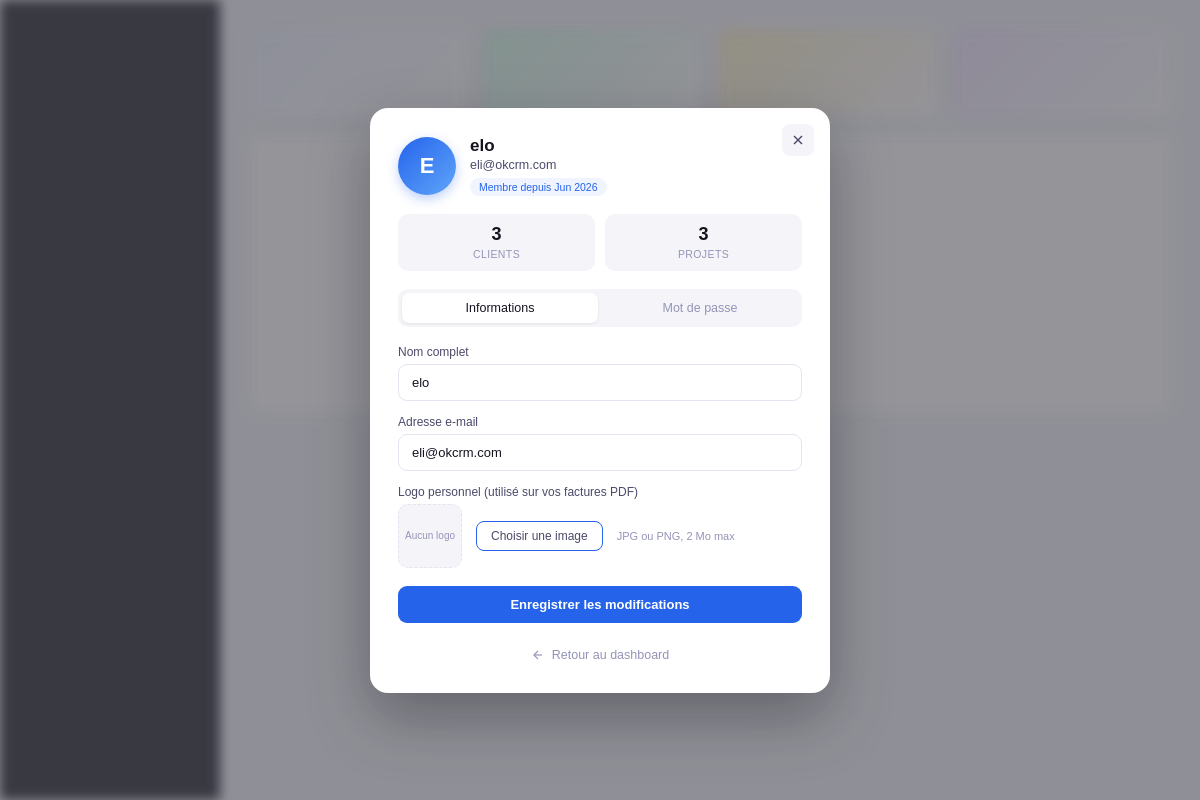
/CRM/profil.php (signed in), run on the app's committed database.
### tables this page shows
CREATE TABLE IF NOT EXISTS `user_` (
  `Uid` int NOT NULL AUTO_INCREMENT,
  `nom` varchar(100) NOT NULL,
  `email` varchar(150) NOT NULL,
  `Mot_de_passe` varchar(255) NOT NULL,
  `created_at` timestamp NULL DEFAULT CURRENT_TIMESTAMP,
  `logo_path` varchar(255) DEFAULT NULL,
  PRIMARY KEY (`Uid`),
  UNIQUE KEY `email` (`email`)
);

### CRM/profil.php (the view, shortened to what this page needs)
<?php
require 'Config/db.php';
$uid = $_SESSION['user']['Uid'];
$stmt = $conn->prepare("SELECT nom, email, created_at FROM user_ WHERE Uid=?");
$stmt->bind_param("i", $uid);
$stmt->execute();
$user = $stmt->get_result()->fetch_assoc();
$initiale = strtoupper(substr($user['nom'], 0, 1));
$nb_clients = $conn->query("SELECT COUNT(*) c FROM client WHERE Uid=$uid")->fetch_assoc()['c'] ?? 0;
$nb_projets = $conn->query("SELECT COUNT(*) c FROM projet WHERE Uid=$uid")->fetch_assoc()['c'] ?? 0;
    $logoUser = $conn->prepare("SELECT logo_path FROM user_ WHERE Uid=?");
    $logoUser->bind_param("i", $uid);
    $logoUser->execute();
    $emetteur_logo = $logoUser->get_result()->fetch_assoc()['logo_path'] ?? null;
?>
<!DOCTYPE html>
<html lang="fr">
<head>
    <link rel="stylesheet" href="<?= BASE_URL ?>CSS/style.css">
    <link rel="stylesheet" href="<?= BASE_URL ?>CSS/profil.css">
</head>
<body class="profil-page">
<div class="bg-ghost">
    <div class="bg-ghost-sidebar"></div>
    <div class="bg-ghost-content">
        <div class="bg-ghost-card c1"></div>
        <div class="bg-ghost-card c2"></div>
        <div class="bg-ghost-card c3"></div>
        <div class="bg-ghost-card c4"></div>
    </div>
</div>
<div class="profil-modal-overlay">
    <div class="profil-modal">
        <button class="modal-close-x" onclick="location.href='dashboard.php'" title="Fermer">
            <svg viewBox="0 0 24 24" fill="none" stroke="currentColor" stroke-width="2">
                <line x1="18" y1="6" x2="6" y2="18"/><line x1="6" y1="6" x2="18" y2="18"/>
            </svg>
        </button>
        <div class="profil-modal-head">
            <div class="avatar-circle"><?= htmlspecialchars($initiale) ?></div>
            <div>
                <h2><?= htmlspecialchars($user['nom']) ?></h2>
                <p><?= htmlspecialchars($user['email']) ?></p>
                <span class="since-badge">Membre depuis <?= date('M Y', strtotime($user['created_at'])) ?></span>
            </div>
        </div>
        <div class="profil-mini-stats">
            <div class="mini-stat"><strong><?= $nb_clients ?></strong><span>Clients</span></div>
            <div class="mini-stat"><strong><?= $nb_projets ?></strong><span>Projets</span></div>
        </div>
        <div class="profil-tabs">
            <button class="tab-btn active" data-tab="infos">Informations</button>
            <button class="tab-btn" data-tab="password">Mot de passe</button>
        </div>
        <div class="tab-panel active" id="tab-infos">
            <form id="form-infos" autocomplete="off">
                <div class="form-group">
                    <label for="p-nom">Nom complet</label>
                    <input type="text" id="p-nom" value="<?= htmlspecialchars($user['nom']) ?>" required>
                </div>
                <div class="form-group">
                    <label for="p-email">Adresse e-mail</label>
                    <input type="email" id="p-email" value="<?= htmlspecialchars($user['email']) ?>" required>
                </div>
                    <div class="form-group">
        <label>Logo personnel (utilisé sur vos factures PDF)</label>
        <div class="logo-upload-zone">
            <div class="logo-preview" id="logo-preview">
                <?php if (!empty($emetteur_logo)): ?>
                    <img src="<?= htmlspecialchars($emetteur_logo) ?>" alt="Logo">
                <?php else: ?>
                    <span>Aucun logo</span>
                <?php endif; ?>
            </div>
            <label for="logo-input" class="btn-upload-logo">
                Choisir une image
            </label>
            <p class="logo-hint">JPG ou PNG, 2 Mo max</p>
        </div>
    </div>
                <button type="submit" class="btn-profil">Enregistrer les modifications</button>
            </form>
        </div>
        <a href="dashboard.php" class="btn-back-bottom">
            <svg viewBox="0 0 24 24" fill="none" stroke="currentColor" stroke-width="2">
                <line x1="19" y1="12" x2="5" y2="12"/><polyline points="12 19 5 12 12 5"/>
            </svg>
            Retour au dashboard
        </a>
    </div>
</div>
</body>
</html>

### CRM/CSS/style.css (style rules this page uses)
*,*::before,*::after { box-sizing:border-box;margin:0;padding:0 }
:root { --ink:#141420;--ink2:#4a4a6a;--ink3:#9494b8; --bg:#f5f5f9;--white:#fff; --accent:#2563eb;--accent-lt:#eff4ff; --success:#059669;--success-lt:#d1fae5; --warn:#d97706;--warn-lt:#fef3c7; --danger:#dc2626;--danger-lt:#fee2e2; --border:#e4e4f0;--radius:10px; --shadow:0 1px 3px rgba(0,0,0,.06); --shadow2:0 4px 16px rgba(20,20,32,.08); --sw:220px }
body { font-family:'DM Sans',sans-serif;background:var(--bg);color:var(--ink);display:flex;min-height:100vh;font-size:14px }

### data on the page
user_: nom "E", nom "elo", email "eli@okcrm.com", created_at "Jun 2026"

### other printed values
$nb_clients "3"
$nb_projets "3"
